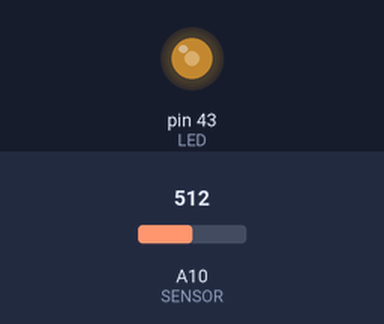
A sketch run on a simulated Arduino Mega 2560, built with avr-gcc and run on an emulated ATmega2560. On the bench: output pins drawn as LEDs (lit = HIGH). The test bench sets the inputs (shaded band); at power-on: A10 (SENSOR) = 512. What the sketch prints to the serial monitor is not drawn.

Above: at 0.2 s.
Timing chart, 0 to 28.3 s (numbered marks = the images above):
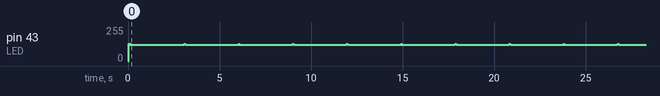

Measured:
- by itself, pin 43 (LED): goes 128/255 0.04 s, 122/255 0.04 s, 9 × (128/255 0.04 s, 122/255 2.9 s), 128/255 0.04 s, then 122/255

The sketch:

Measure_Translucency.ino
```cpp
#define LED 43
#define SENSOR A10


#define cbi(sfr, bit) (_SFR_BYTE(sfr) &= ~_BV(bit))
#define sbi(sfr, bit) (_SFR_BYTE(sfr) |= _BV(bit))

// the setup routine runs once when you press reset:
void setup() {
  // initialize serial communication at 9600 bits per second:
  Serial.begin(9600);
  pinMode(LED, OUTPUT);
  digitalWrite(LED, LOW);

  // Increase ADC sampling rate according to
  // https://yaab-arduino.blogspot.de/2015/02/fast-sampling-from-analog-input.html
  sbi(ADCSRA, ADPS2);
  cbi(ADCSRA, ADPS1);
  cbi(ADCSRA, ADPS0);

  // Increase resolution of ADCs in the relevant value range
  analogReference(INTERNAL1V1);
}


const int samplesPerIteration = 40;
const int iterationsPerResult = 40;
const int samplesPerResult = samplesPerIteration * iterationsPerResult;

long onSum = 0, offSum = 0;
float onVal, offVal, val;

// the loop routine runs over and over again forever:
void loop() {
  // read the input on analog pin 0:

  onSum = 0;
  offSum= 0;

  for (int i = 0; i < iterationsPerResult; i++){
    digitalWrite(LED, HIGH);
    delayMicroseconds(50);
    for (int j = 0; j < samplesPerIteration; j++){
      int sensorValue = analogRead(SENSOR);
      offSum += sensorValue;
    }
    digitalWrite(LED, LOW);
    delayMicroseconds(50);
    for (int j = 0; j < samplesPerIteration; j++){
      int sensorValue = analogRead(SENSOR);
      onSum += sensorValue;
    }
  }

  offVal = (float) offSum / samplesPerResult;
  onVal = (float) onSum / samplesPerResult;
  val = onVal - offVal;


  //Serial.print("0,500,");
  Serial.println(val);
  Serial.println(val);
  Serial.println(val);
  Serial.println(val);
  //delay(10);
}
```
